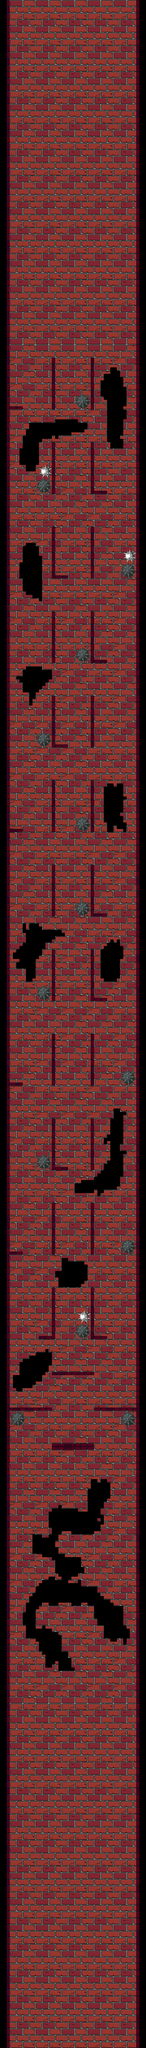

A 2D game scene composited from a Tiled map and its tileset images. What follows is a short description and the map's XML, with each tile layer's data collapsed to a summary:
An orthogonal 45x630 tile map with 32x32 px tiles, 4 tile layers (background, walls, teleports, dead_things), 2 tilesets and 87 objects.

<map version="1.9" tiledversion="1.9.2" orientation="orthogonal" renderorder="right-down" width="45" height="630" tilewidth="32" tileheight="32" infinite="0" nextlayerid="20" nextobjectid="240">
 <tileset firstgid="1" source="map_sprite.tsx" />
 <tileset firstgid="1025" source="../map_sprite.tsx" />
 <layer id="16" name="background" width="45" height="630">
  <data>[28350 cells, 0 non-empty, 0 distinct tile ids]</data>
 </layer>
 <layer id="2" name="walls" width="45" height="630">
  <data>[28350 cells, 24164 non-empty, 135 distinct tile ids]</data>
 </layer>
 <layer id="3" name="teleports" width="45" height="630">
  <data>[28350 cells, 0 non-empty, 0 distinct tile ids]</data>
 </layer>
 <layer id="5" name="dead_things" width="45" height="630">
  <data>[28350 cells, 398 non-empty, 41 distinct tile ids]</data>
 </layer>
 <objectgroup id="6" name="walls">
  <object id="148" x="-128" y="0" width="224" height="20160" />
  <object id="149" x="1344" y="0" width="224" height="20160" />
 </objectgroup>
 <objectgroup id="7" name="walls_inside_tower">
  <object id="173" x="512" y="3520" width="32" height="512" />
  <object id="174" x="896" y="3520" width="32" height="512" />
  <object id="175" x="64" y="4000" width="160" height="32" />
  <object id="176" x="512" y="4352" width="32" height="512" />
  <object id="177" x="896" y="4352" width="32" height="512" />
  <object id="178" x="896" y="4832" width="160" height="32" />
  <object id="179" x="896" y="5184" width="32" height="512" />
  <object id="180" x="512" y="5184" width="32" height="512" />
  <object id="181" x="512" y="5664" width="160" height="32" />
  <object id="182" x="512" y="6016" width="32" height="512" />
  <object id="183" x="896" y="6016" width="32" height="512" />
  <object id="184" x="896" y="6496" width="160" height="32" />
  <object id="185" x="896" y="6848" width="32" height="512" />
  <object id="186" x="512" y="6848" width="32" height="512" />
  <object id="187" x="512" y="7328" width="160" height="32" />
  <object id="188" x="512" y="7680" width="32" height="512" />
  <object id="189" x="896" y="7680" width="32" height="512" />
  <object id="190" x="64" y="8160" width="160" height="32" />
  <object id="191" x="512" y="8512" width="32" height="512" />
  <object id="192" x="896" y="8512" width="32" height="512" />
  <object id="194" x="896" y="8992" width="160" height="32" />
  <object id="195" x="512" y="9344" width="32" height="512" />
  <object id="196" x="896" y="9344" width="32" height="512" />
  <object id="197" x="896" y="9824" width="160" height="32" />
  <object id="198" x="896" y="10176" width="32" height="512" />
  <object id="199" x="512" y="10176" width="32" height="512" />
  <object id="200" x="64" y="10656" width="160" height="32" />
  <object id="201" x="512" y="11008" width="32" height="512" />
  <object id="202" x="512" y="11488" width="160" height="32" />
  <object id="203" x="896" y="11008" width="32" height="512" />
  <object id="204" x="512" y="11840" width="32" height="512" />
  <object id="205" x="896" y="11840" width="32" height="512" />
  <object id="206" x="64" y="12320" width="160" height="32" />
  <object id="207" x="512" y="12672" width="32" height="512" />
  <object id="208" x="896" y="12672" width="32" height="512" />
  <object id="209" x="896" y="13152" width="160" height="32" />
  <object id="210" x="384" y="13152" width="160" height="32" />
  <object id="211" x="512" y="13504" width="416" height="32" />
  <object id="212" x="928" y="13856" width="448" height="32" />
  <object id="213" x="64" y="13856" width="448" height="32" />
  <object id="214" x="512" y="14208" width="416" height="64" />
  <object id="232" x="576" y="13760" width="32" height="64">
   <properties>
    <property name="t" type="bool" value="false" />
   </properties>
  </object>
 </objectgroup>
 <objectgroup id="8" name="coins">
  <properties>
   <property name="tp" value="1" />
  </properties>
  <object id="165" x="512" y="16128" width="64" height="64" />
  <object id="166" x="864" y="16128" width="64" height="64" />
  <object id="167" x="640" y="16384" width="64" height="64" />
  <object id="168" x="736" y="16384" width="64" height="64" />
  <object id="169" x="512" y="15136" width="64" height="64" />
  <object id="170" x="864" y="15136" width="64" height="64" />
  <object id="236" x="928" y="6432" width="64" height="64" />
  <object id="237" x="96" y="12256" width="64" height="64" />
  <object id="238" x="704" y="14144" width="64" height="64" />
 </objectgroup>
 <objectgroup id="9" name="dead_things">
  <object id="215" x="352" y="4704" width="160" height="160" />
  <object id="216" x="1184" y="5536" width="160" height="160" />
  <object id="217" x="736" y="6368" width="160" height="160" />
  <object id="218" x="352" y="7200" width="160" height="160" />
  <object id="219" x="736" y="8032" width="160" height="160" />
  <object id="220" x="736" y="8864" width="160" height="160" />
  <object id="221" x="352" y="9696" width="160" height="160" />
  <object id="222" x="1184" y="10528" width="160" height="160" />
  <object id="223" x="352" y="11360" width="160" height="160" />
  <object id="224" x="1184" y="12192" width="160" height="160" />
  <object id="225" x="736" y="13024" width="160" height="160" />
  <object id="227" x="96" y="13888" width="160" height="160" />
  <object id="229" x="1184" y="13888" width="160" height="160" />
  <object id="230" x="736" y="3872" width="160" height="160" />
  <object id="233" x="768" y="12896" width="128" height="128" />
  <object id="234" x="384" y="4576" width="128" height="128" />
  <object id="235" x="1216" y="5408" width="128" height="128" />
 </objectgroup>
 <objectgroup id="17" name="moving_beams">
  <object id="150" x="512" y="14592" width="416" height="32" />
  <object id="151" x="512" y="14752" width="416" height="32" />
  <object id="153" x="128" y="14976" width="384" height="32" />
  <object id="154" x="928" y="14976" width="384" height="32" />
  <object id="155" x="512" y="15200" width="416" height="32" />
  <object id="156" x="128" y="15424" width="576" height="32" />
  <object id="157" x="736" y="15424" width="576" height="32" />
  <object id="158" x="288" y="15872" width="896" height="32" />
  <object id="159" x="128" y="16192" width="384" height="32" />
  <object id="160" x="544" y="16192" width="352" height="32" />
  <object id="161" x="928" y="16192" width="384" height="32" />
  <object id="163" x="128" y="16448" width="576" height="32" />
  <object id="164" x="736" y="16448" width="576" height="32" />
 </objectgroup>
 <objectgroup id="11" name="walking_enemies">
  <object id="231" x="128" y="13792" width="64" height="64">
   <properties>
    <property name="right" type="bool" value="false" />
   </properties>
  </object>
 </objectgroup>
 <objectgroup id="12" name="spins">
  <object id="171" x="96" y="16512" width="64" height="64" />
  <object id="172" x="1280" y="16512" width="64" height="64" />
 </objectgroup>
 <objectgroup id="13" name="body_parts_restorer">
  <object id="239" x="736" y="5632" width="64" height="64" />
 </objectgroup>
 <objectgroup id="14" name="dragons" />
 <objectgroup id="15" name="hounter" />
 <objectgroup id="10" name="changing_pos_beams" />
 <objectgroup id="18" name="spider_webs" />
 <objectgroup id="19" name="teleports" />
</map>
